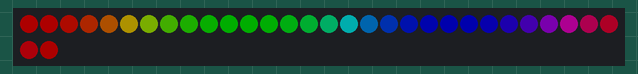
Bench run of a program on a simulated ESP32-S3. Parts: 32 RGB LEDs in strip order, left to right, continuing on the next row. Dim RGB values are drawn brighter than linear.

Above: at 0.15 s.
At 4.06 s:
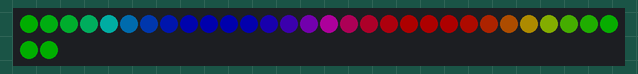
At 9.18 s:
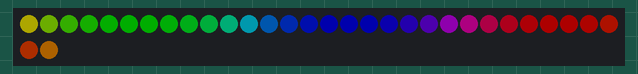
At 19.11 s:
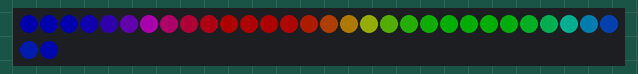
At 29.34 s:
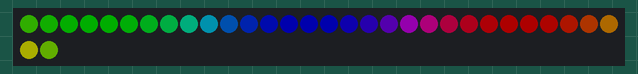
At 39.57 s:
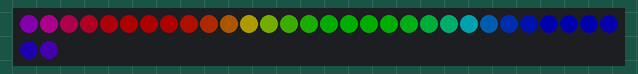

The program:

main.cpp
```cpp
#include <Arduino.h>
#include <Adafruit_NeoPixel.h>

// Pin donde se conecta la entrada de datos del anillo LED
#define LED_PIN 2

// Número de LEDs en el anillo
#define LED_COUNT 32

// Declaración del objeto NeoPixel
// Argumento 1: Número de píxeles en la tira
// Argumento 2: Pin de Arduino donde se conecta (la mayoría de las veces llamado DIN)
// Argumento 3: Banderas de tipo de píxel:
//   NEO_GRB     - Píxeles cableados para GRB (la mayoría de los NeoPixels WS2812)
//   NEO_KHZ800  - Flujo de 800 KHz (la mayoría de los NeoPixels basados en WS2811, WS2812)
Adafruit_NeoPixel strip(LED_COUNT, LED_PIN, NEO_GRB + NEO_KHZ800);

void rainbow(int wait);
uint32_t Wheel(byte WheelPos);

void setup() {
  // Inicializa la comunicación serial para depuración
  Serial.begin(115200);

  // Inicializa la librería NeoPixel
  strip.begin();
  strip.show(); // Inicializa todos los píxeles a 'off'
  strip.setBrightness(50); // Ajusta el brillo a un valor seguro (0-255)
}

void loop() {
  // Ejecuta un ciclo de arcoíris
  rainbow(10);
}

// Llena la tira de LEDs con colores de un arcoíris
void rainbow(int wait) {
  for(long firstPixelHue = 0; firstPixelHue < 5*65536; firstPixelHue += 256) {
    for(int i=0; i<strip.numPixels(); i++) {
      int pixelHue = firstPixelHue + (i * 65536L / strip.numPixels());
      strip.setPixelColor(i, strip.gamma32(strip.ColorHSV(pixelHue)));
    }
    strip.show();
    delay(wait);
  }
}
```
